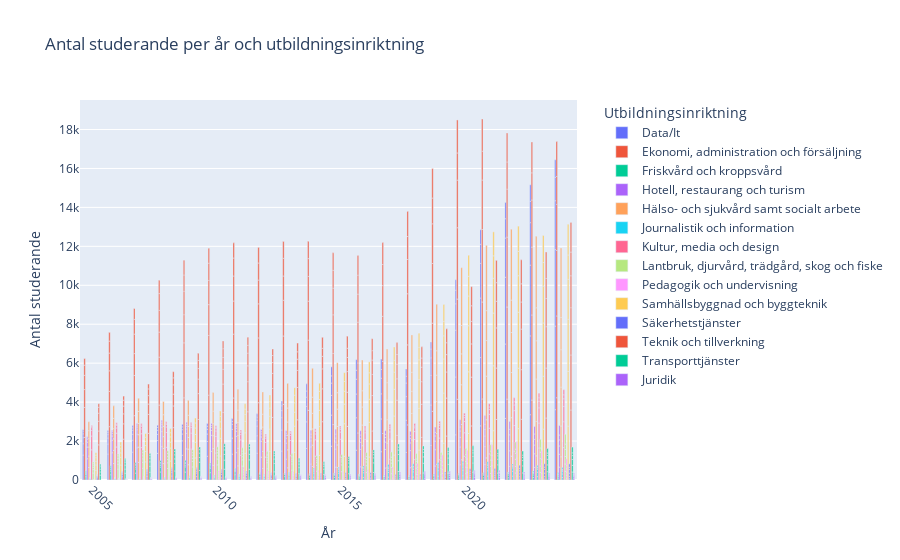

The notebook cell this image was saved under:
### Code cell
import plotly.express as px

fig = px.bar(
    df_long,
    x="År",
    y="Antal studerande",
    color="Utbildningsinriktning",
    title="Antal studerande per år och utbildningsinriktning",
    labels={"Antal studerande": "Antal studerande", "År": "År"},
    barmode='group'  # Gruppade staplar per år
)

fig.update_layout(
    xaxis=dict(tickangle=45),
    legend=dict(title="Utbildningsinriktning", orientation="v", x=1.05, y=1)
)

fig.show()
